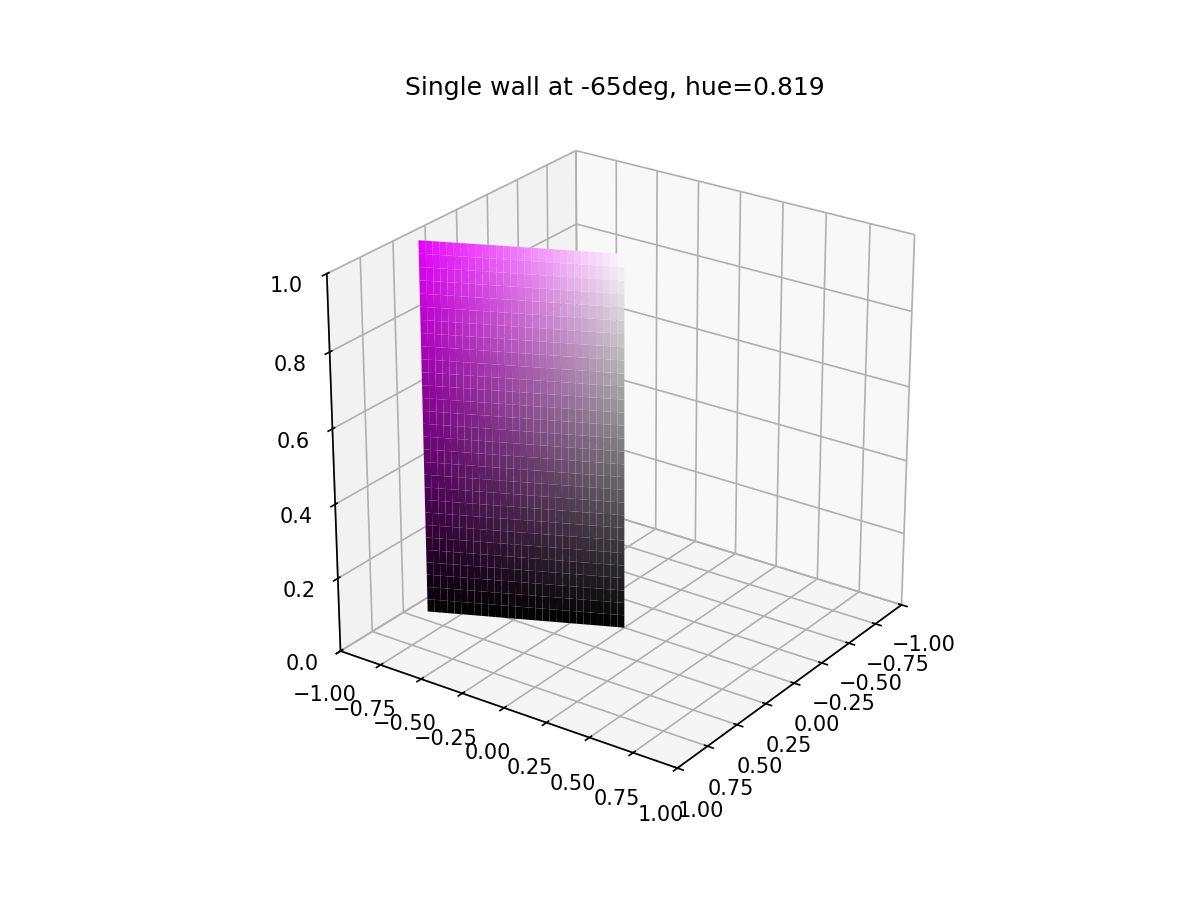

Generate this figure with Python:
"""Minimal test - just cylinder + left wall."""
import numpy as np
import matplotlib.pyplot as plt
from matplotlib.colors import hsv_to_rgb
from mpl_toolkits.mplot3d.art3d import Poly3DCollection

fig = plt.figure(figsize=(8, 6))
ax = fig.add_subplot(111, projection='3d')

angle = np.radians(-65)
hue = 0.819  # magenta

# Just ONE wall - no cylinder
n = 30
sat = np.linspace(0, 1, n)
value = np.linspace(0, 1, n)

verts = []
colors = []

for i in range(n - 1):
    for j in range(n - 1):
        s0, s1 = sat[j], sat[j + 1]
        v0, v1 = value[i], value[i + 1]
        
        x0, y0 = s0 * np.cos(angle), s0 * np.sin(angle)
        x1, y1 = s1 * np.cos(angle), s1 * np.sin(angle)
        
        quad = [
            (x0, y0, v0),
            (x1, y1, v0),
            (x1, y1, v1),
            (x0, y0, v1),
        ]
        verts.append(quad)
        
        s_mid = (s0 + s1) / 2
        v_mid = (v0 + v1) / 2
        hsv = np.array([[[hue, s_mid, v_mid]]])
        rgb = hsv_to_rgb(hsv)[0, 0]
        colors.append(rgb)

poly = Poly3DCollection(verts, facecolors=colors, edgecolors='none')
ax.add_collection3d(poly)

ax.set_xlim(-1, 1)
ax.set_ylim(-1, 1)
ax.set_zlim(0, 1)
ax.set_title(f"Single wall at -65deg, hue={hue}")
ax.view_init(elev=25, azim=35)
ax.set_box_aspect((1, 1, 1))
fig.savefig("single_wall.png", dpi=150)
print("Saved single_wall.png - should be MAGENTA")
